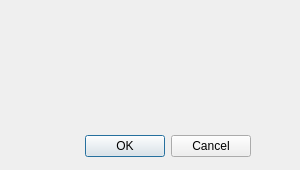
<?xml version="1.0" encoding="UTF-8"?>
<ui version="4.0">
 <class>Dialog</class>
 <widget class="QDialog" name="Dialog">
  <property name="geometry">
   <rect>
    <x>0</x>
    <y>0</y>
    <width>300</width>
    <height>170</height>
   </rect>
  </property>
  <property name="windowTitle">
   <string>Dialog</string>
  </property>
  <widget class="QDialogButtonBox" name="buttonBox">
   <property name="geometry">
    <rect>
     <x>60</x>
     <y>130</y>
     <width>191</width>
     <height>32</height>
    </rect>
   </property>
   <property name="layoutDirection">
    <enum>Qt::LeftToRight</enum>
   </property>
   <property name="orientation">
    <enum>Qt::Horizontal</enum>
   </property>
   <property name="standardButtons">
    <set>QDialogButtonBox::Cancel|QDialogButtonBox::Ok</set>
   </property>
  </widget>
  <widget class="QLabel" name="promptLabel">
   <property name="geometry">
    <rect>
     <x>20</x>
     <y>10</y>
     <width>261</width>
     <height>111</height>
    </rect>
   </property>
   <property name="font">
    <font>
     <pointsize>9</pointsize>
    </font>
   </property>
   <property name="text">
    <string/>
   </property>
   <property name="alignment">
    <set>Qt::AlignCenter</set>
   </property>
   <property name="wordWrap">
    <bool>true</bool>
   </property>
  </widget>
 </widget>
 <resources/>
 <connections>
  <connection>
   <sender>buttonBox</sender>
   <signal>accepted()</signal>
   <receiver>Dialog</receiver>
   <slot>accept()</slot>
   <hints>
    <hint type="sourcelabel">
     <x>248</x>
     <y>254</y>
    </hint>
    <hint type="destinationlabel">
     <x>157</x>
     <y>274</y>
    </hint>
   </hints>
  </connection>
  <connection>
   <sender>buttonBox</sender>
   <signal>rejected()</signal>
   <receiver>Dialog</receiver>
   <slot>reject()</slot>
   <hints>
    <hint type="sourcelabel">
     <x>316</x>
     <y>260</y>
    </hint>
    <hint type="destinationlabel">
     <x>286</x>
     <y>274</y>
    </hint>
   </hints>
  </connection>
 </connections>
</ui>
